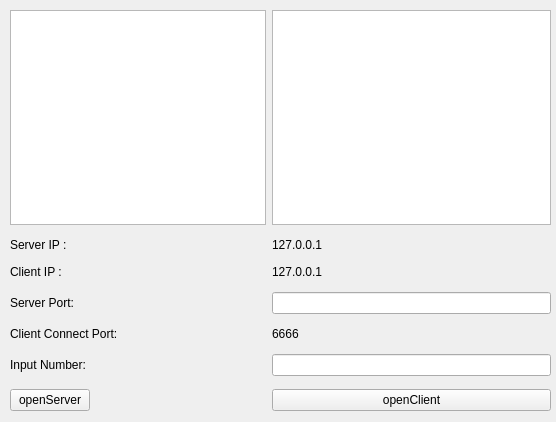
<?xml version="1.0" encoding="UTF-8"?>
<ui version="4.0">
 <class>Form</class>
 <widget class="QWidget" name="Form">
  <property name="geometry">
   <rect>
    <x>0</x>
    <y>0</y>
    <width>556</width>
    <height>422</height>
   </rect>
  </property>
  <property name="windowTitle">
   <string>Form</string>
  </property>
  <widget class="QWidget" name="formLayoutWidget">
   <property name="geometry">
    <rect>
     <x>10</x>
     <y>10</y>
     <width>541</width>
     <height>401</height>
    </rect>
   </property>
   <layout class="QFormLayout" name="formLayout">
    <property name="labelAlignment">
     <set>Qt::AlignLeading|Qt::AlignLeft|Qt::AlignVCenter</set>
    </property>
    <property name="horizontalSpacing">
     <number>6</number>
    </property>
    <property name="verticalSpacing">
     <number>13</number>
    </property>
    <item row="0" column="1">
     <widget class="QTextBrowser" name="clientLog"/>
    </item>
    <item row="1" column="0">
     <widget class="QLabel" name="label">
      <property name="text">
       <string>Server IP :</string>
      </property>
     </widget>
    </item>
    <item row="1" column="1">
     <widget class="QLabel" name="label_5">
      <property name="text">
       <string>127.0.0.1</string>
      </property>
     </widget>
    </item>
    <item row="2" column="0">
     <widget class="QLabel" name="label_3">
      <property name="text">
       <string>Client IP :</string>
      </property>
     </widget>
    </item>
    <item row="2" column="1">
     <widget class="QLabel" name="label_6">
      <property name="text">
       <string>127.0.0.1</string>
      </property>
     </widget>
    </item>
    <item row="3" column="0">
     <widget class="QLabel" name="label_2">
      <property name="text">
       <string>Server Port:</string>
      </property>
     </widget>
    </item>
    <item row="3" column="1">
     <widget class="QLineEdit" name="serverPort"/>
    </item>
    <item row="4" column="0">
     <widget class="QLabel" name="label_4">
      <property name="text">
       <string>Client Connect Port:</string>
      </property>
     </widget>
    </item>
    <item row="4" column="1">
     <widget class="QLabel" name="clientConnectPort">
      <property name="text">
       <string>6666</string>
      </property>
     </widget>
    </item>
    <item row="5" column="0">
     <widget class="QLabel" name="label_7">
      <property name="text">
       <string>Input Number:</string>
      </property>
     </widget>
    </item>
    <item row="5" column="1">
     <widget class="QLineEdit" name="serverPort_2"/>
    </item>
    <item row="6" column="0">
     <widget class="QPushButton" name="openServer">
      <property name="text">
       <string>openServer</string>
      </property>
     </widget>
    </item>
    <item row="6" column="1">
     <widget class="QPushButton" name="openClient">
      <property name="text">
       <string>openClient</string>
      </property>
     </widget>
    </item>
    <item row="0" column="0">
     <widget class="QTextBrowser" name="serverLog"/>
    </item>
   </layout>
  </widget>
 </widget>
 <resources/>
 <connections/>
</ui>
